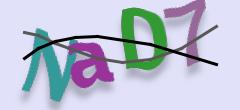
#> input picture get-captcha.png, 240 x 110 px
$ python '色调分离.py'
#> lines starting #> are read from the running program, lines starting #| are printed output that depends on the picture
# -*- coding: UTF-8 -*-
import cv2
import os
import numpy as np
import math
import time

os.chdir(os.path.dirname(__file__))

def sdfl(array,n):
    for i in range(n):
        value=int(255/(n-1))*i
        low=255/n*i
        high=255/n*(i+1)
        area=np.where((array>low)&(array<high))
        array[area]=value
    return array

#由于opencv不支持读取中文路径，用以下方法代替cv2.imread
img = cv2.imdecode(np.fromfile('get-captcha.png', dtype=np.uint8), 1)
#> img is the input picture: shape (110, 240, 3); mean B, G, R 211, 192.8, 187.6


target = sdfl(img,2)
#> after the loop in sdfl, `for i in range(n):`:
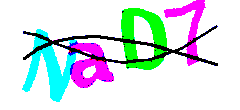
#> array: shape (110, 240, 3); mean B, G, R 229, 224.3, 213.8
cv2.imshow('image',target)
cv2.imwrite('re_color.png',target)
